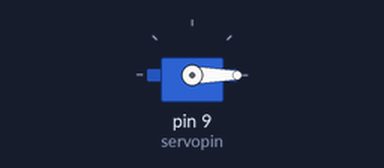
Bench run of a sketch on a simulated Arduino Uno, built with avr-gcc and run on an emulated ATmega328P. Parts: servo.

Above: at 0.05 s.
At 9.05 s:
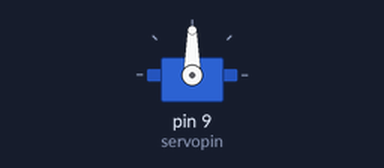
At 18.11 s:
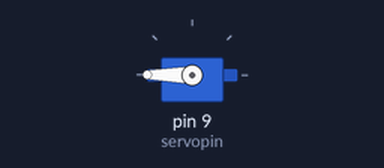
At 39.88 s:
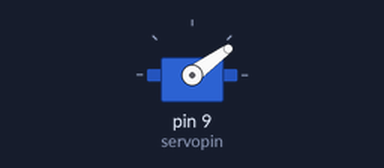
Timing chart, 0 to 40.0 s (numbered marks = the images above):
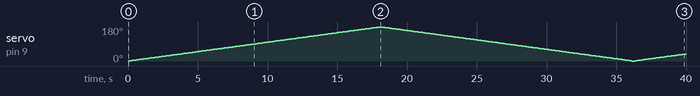

The sketch:

Servo_Motor1.ino
```cpp
// C++ code
//
#include<Servo.h>
Servo myServo;
int servopin=9;
int i;
void setup()
{
  myServo.attach(servopin);
}
void loop()
{
  for(i=0;i<=180;i++)
  {
    myServo.write(i);
    delay(100);
  }
  for(i=180;i>=0;i--)
  {
    myServo.write(i);
    delay(100);
  }
}
```

Measured:
- by itself, servo on pin 9 (servopin): 0° → 1° at 0.10 s, → 2° 0.10 s later, → 3° 0.10 s later, → 4° 0.10 s later, … (397 changes in this stretch)
